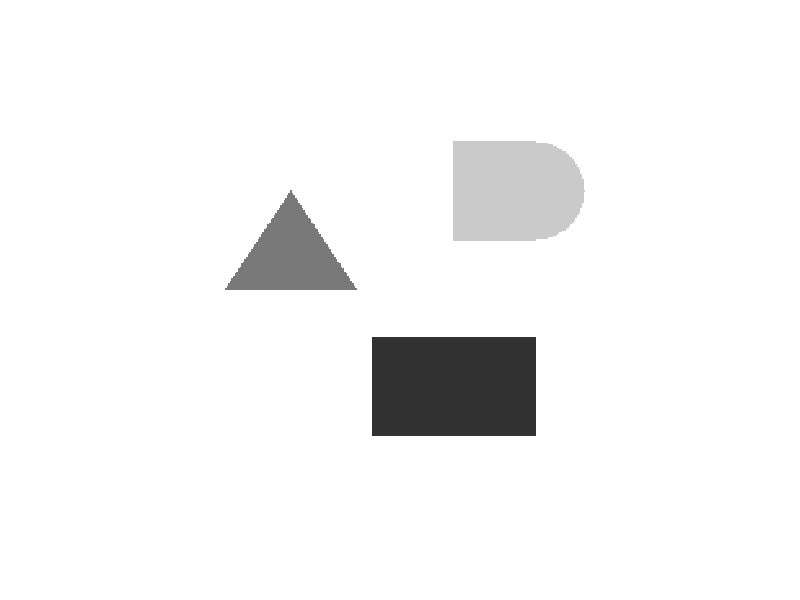

Write the MATLAB code that produced this figure.
clear , clc, close all

im=ones(300,250)*255;

for i=1:300
    for j=1:250
        if i>= 180 && i<=240 && j >= 100 && j <= 200
            im (i,j)=50;
        elseif i>= 90 && i<=150 && j >= ((-2/3)*i)+110 && j <= ((2/3)*i)-10
            im (i,j)=120;
        elseif i>= 60 && i<=120 && j >= 150 && j <= 200+((30^2)-(i-90)^2)^(1/2)
            im (i,j)=200;
        else 
            im(i,j)=255;
        end
    end
end

imshow(im/255) 
%Se divide entre 255 para normalizar el valor de cada "pixel" puesto que 
% son valores de tipo double y se necesitan valores entre 0-1, si se
% encuentra fuera del rango se tomará como "blanco" 